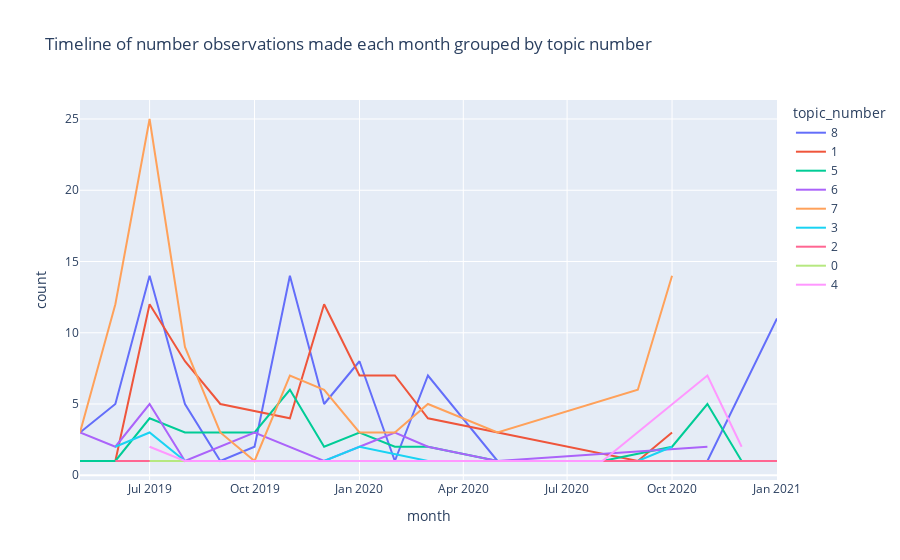

The notebook cell this image was saved under:
### Markdown cell above
#### Spaghetti graph to show if there are any surges in topics

### Code cell
rr2['month'] = pd.to_datetime(rr2['record_date']) + pd.offsets.MonthBegin(-1)
rr2_time = rr2.groupby(['topic_number', 'month']).size().reset_index(name = 'count').sort_values(by = 'month')
rr2_time['month'] = pd.to_datetime(rr2_time['month'])
fig = px.line(rr2_time, x = "month", y = "count", color = "topic_number",
              title = "Timeline of number observations made each month grouped by topic number")
fig

### Figure 1 — Plotly figure (JSON) as saved in the notebook; plotly's stock layout.template omitted (floating-point values rounded to 4 significant figures)
{"data": [{"hovertemplate": "topic_number=8<br>month=%{x}<br>count=%{y}<extra></extra>", "legendgroup": "8", "line": {"color": "#636efa", "dash": "solid"}, "mode": "lines", "name": "8", "orientation": "v", "showlegend": true, "type": "scatter", "visible": true, "x": ["2019-05-01T00:00:00", "2019-06-01T00:00:00", "2019-07-01T00:00:00", "2019-08-01T00:00:00", "2019-09-01T00:00:00", "2019-10-01T00:00:00", "2019-11-01T00:00:00", "2019-12-01T00:00:00", "2020-01-01T00:00:00", "2020-02-01T00:00:00", "2020-03-01T00:00:00", "2020-05-01T00:00:00", "2020-10-01T00:00:00", "2020-11-01T00:00:00", "2021-01-01T00:00:00"], "xaxis": "x", "y": [3, 5, 14, 5, 1, 2, 14, 5, 8, 1, 7, 1, 1, 1, 11], "yaxis": "y"}, {"hovertemplate": "topic_number=1<br>month=%{x}<br>count=%{y}<extra></extra>", "legendgroup": "1", "line": {"color": "#EF553B", "dash": "solid"}, "mode": "lines", "name": "1", "orientation": "v", "showlegend": true, "type": "scatter", "visible": true, "x": ["2019-05-01T00:00:00", "2019-06-01T00:00:00", "2019-07-01T00:00:00", "2019-08-01T00:00:00", "2019-09-01T00:00:00", "2019-11-01T00:00:00", "2019-12-01T00:00:00", "2020-01-01T00:00:00", "2020-02-01T00:00:00", "2020-03-01T00:00:00", "2020-09-01T00:00:00", "2020-10-01T00:00:00"], "xaxis": "x", "y": [1, 1, 12, 8, 5, 4, 12, 7, 7, 4, 1, 3], "yaxis": "y"}, {"hovertemplate": "topic_number=5<br>month=%{x}<br>count=%{y}<extra></extra>", "legendgroup": "5", "line": {"color": "#00cc96", "dash": "solid"}, "mode": "lines", "name": "5", "orientation": "v", "showlegend": true, "type": "scatter", "visible": true, "x": ["2019-05-01T00:00:00", "2019-06-01T00:00:00", "2019-07-01T00:00:00", "2019-08-01T00:00:00", "2019-09-01T00:00:00", "2019-10-01T00:00:00", "2019-11-01T00:00:00", "2019-12-01T00:00:00", "2020-01-01T00:00:00", "2020-02-01T00:00:00", "2020-03-01T00:00:00", "2020-05-01T00:00:00", "2020-08-01T00:00:00", "2020-10-01T00:00:00", "2020-11-01T00:00:00", "2020-12-01T00:00:00", "2021-01-01T00:00:00"], "xaxis": "x", "y": [1, 1, 4, 3, 3, 3, 6, 2, 3, 2, 2, 1, 1, 2, 5, 1, 1], "yaxis": "y"}, {"hovertemplate": "topic_number=6<br>month=%{x}<br>count=%{y}<extra></extra>", "legendgroup": "6", "line": {"color": "#ab63fa", "dash": "solid"}, "mode": "lines", "name": "6", "orientation": "v", "showlegend": true, "type": "scatter", "visible": true, "x": ["2019-05-01T00:00:00", "2019-06-01T00:00:00", "2019-07-01T00:00:00", "2019-08-01T00:00:00", "2019-10-01T00:00:00", "2019-11-01T00:00:00", "2019-12-01T00:00:00", "2020-01-01T00:00:00", "2020-02-01T00:00:00", "2020-03-01T00:00:00", "2020-05-01T00:00:00", "2020-11-01T00:00:00"], "xaxis": "x", "y": [3, 2, 5, 1, 3, 2, 1, 2, 3, 2, 1, 2], "yaxis": "y"}, {"hovertemplate": "topic_number=7<br>month=%{x}<br>count=%{y}<extra></extra>", "legendgroup": "7", "line": {"color": "#FFA15A", "dash": "solid"}, "mode": "lines", "name": "7", "orientation": "v", "showlegend": true, "type": "scatter", "visible": true, "x": ["2019-05-01T00:00:00", "2019-06-01T00:00:00", "2019-07-01T00:00:00", "2019-08-01T00:00:00", "2019-09-01T00:00:00", "2019-10-01T00:00:00", "2019-11-01T00:00:00", "2019-12-01T00:00:00", "2020-01-01T00:00:00", "2020-02-01T00:00:00", "2020-03-01T00:00:00", "2020-05-01T00:00:00", "2020-09-01T00:00:00", "2020-10-01T00:00:00"], "xaxis": "x", "y": [3, 12, 25, 9, 3, 1, 7, 6, 3, 3, 5, 3, 6, 14], "yaxis": "y"}, {"hovertemplate": "topic_number=3<br>month=%{x}<br>count=%{y}<extra></extra>", "legendgroup": "3", "line": {"color": "#19d3f3", "dash": "solid"}, "mode": "lines", "name": "3", "orientation": "v", "showlegend": true, "type": "scatter", "visible": true, "x": ["2019-06-01T00:00:00", "2019-07-01T00:00:00", "2019-08-01T00:00:00", "2019-11-01T00:00:00", "2019-12-01T00:00:00", "2020-01-01T00:00:00", "2020-03-01T00:00:00", "2020-09-01T00:00:00", "2020-10-01T00:00:00"], "xaxis": "x", "y": [2, 3, 1, 1, 1, 2, 1, 1, 2], "yaxis": "y"}, {"hovertemplate": "topic_number=2<br>month=%{x}<br>count=%{y}<extra></extra>", "legendgroup": "2", "line": {"color": "#FF6692", "dash": "solid"}, "mode": "lines", "name": "2", "orientation": "v", "showlegend": true, "type": "scatter", "visible": true, "x": ["2019-06-01T00:00:00", "2019-07-01T00:00:00", "2019-11-01T00:00:00", "2019-12-01T00:00:00", "2020-01-01T00:00:00", "2020-12-01T00:00:00", "2021-01-01T00:00:00"], "xaxis": "x", "y": [1, 1, 1, 1, 1, 1, 1], "yaxis": "y"}, {"hovertemplate": "topic_number=0<br>month=%{x}<br>count=%{y}<extra></extra>", "legendgroup": "0", "line": {"color": "#B6E880", "dash": "solid"}, "mode": "lines", "name": "0", "orientation": "v", "showlegend": true, "type": "scatter", "visible": true, "x": ["2019-07-01T00:00:00", "2020-01-01T00:00:00"], "xaxis": "x", "y": [1, 1], "yaxis": "y"}, {"hovertemplate": "topic_number=4<br>month=%{x}<br>count=%{y}<extra></extra>", "legendgroup": "4", "line": {"color": "#FF97FF", "dash": "solid"}, "mode": "lines", "name": "4", "orientation": "v", "showlegend": true, "type": "scatter", "visible": true, "x": ["2019-07-01T00:00:00", "2019-08-01T00:00:00", "2019-09-01T00:00:00", "2019-10-01T00:00:00", "2019-12-01T00:00:00", "2020-03-01T00:00:00", "2020-08-01T00:00:00", "2020-11-01T00:00:00", "2020-12-01T00:00:00"], "xaxis": "x", "y": [2, 1, 1, 1, 1, 1, 1, 7, 2], "yaxis": "y"}], "layout": {"autosize": true, "legend": {"title": {"text": "topic_number"}, "tracegroupgap": 0}, "title": {"text": "Timeline of number observations made each month grouped by topic number"}, "xaxis": {"anchor": "y", "autorange": true, "domain": [0, 1], "range": ["2019-05-01", "2021-01-01"], "title": {"text": "month"}, "type": "date"}, "yaxis": {"anchor": "x", "autorange": true, "domain": [0, 1], "range": [-0.3333, 26.33], "title": {"text": "count"}, "type": "linear"}}}
